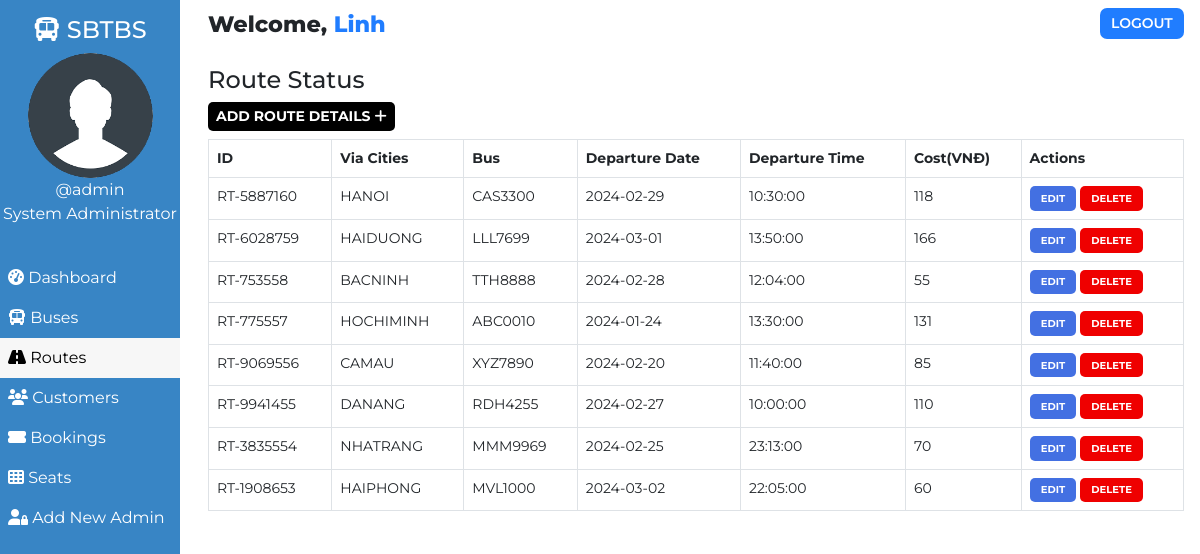
Page /SimpleBusTicket-PHP/SimpleBusTicket-PHP/admin/route.php (signed in) on the committed database.
### tables this page shows
CREATE TABLE `users` (
  `user_id` int(11) NOT NULL,
  `user_fullname` varchar(100) NOT NULL,
  `user_name` varchar(30) NOT NULL,
  `user_password` varchar(255) NOT NULL,
  `user_created` datetime NOT NULL DEFAULT current_timestamp()
);

CREATE TABLE `routes` (
  `id` int(100) NOT NULL,
  `route_id` varchar(255) NOT NULL,
  `bus_no` varchar(155) NOT NULL,
  `route_cities` varchar(255) NOT NULL,
  `route_dep_date` date NOT NULL,
  `route_dep_time` time NOT NULL,
  `route_step_cost` int(100) NOT NULL,
  `route_created` datetime NOT NULL DEFAULT current_timestamp()
);

### SimpleBusTicket-PHP/SimpleBusTicket-PHP/admin/route.php (the view, shortened to what this page needs)
<!DOCTYPE html>
<html lang="en">
<head>
    <link href="https://cdn.jsdelivr.net/npm/bootstrap@5.0.1/dist/css/bootstrap.min.css" rel="stylesheet">
    <?php
        $page="route";
    ?>
</head>
<body>
    <?php require '../assets/partials/_admin-header.php';?>
        <?php
            $resultSql = "SELECT * FROM `routes` ORDER BY route_created DESC";
            $resultSqlResult = mysqli_query($conn, $resultSql);
            if(!mysqli_num_rows($resultSqlResult)){ ?>
                <div class="container mt-4">
                    <div id="noRoutes" class="alert alert-dark " role="alert">
                        <h1 class="alert-heading">No Routes Found!!</h1>
                        <p class="fw-light">Be the first person to add one!</p>
                        <hr>
                        <div id="addRouteAlert" class="alert alert-success" role="alert">
                                Click on <button id="add-button" class="button btn-sm"type="button"data-bs-toggle="modal" data-bs-target="#addModal">ADD <i class="fas fa-plus"></i></button> to add a route!
                        </div>
                    </div>
                </div>
            <?php }
            else { ?>
                <section id="route">
                    <div id="head">
                        <h4>Route Status</h4>
                    </div>
                    <div id="route-results">
                        <div>
                            <button id="add-button" class="button btn-sm"type="button"data-bs-toggle="modal" data-bs-target="#addModal">Add Route Details <i class="fas fa-plus"></i></button>
                        </div>
                        <table class="table table-hover table-bordered">
                            <thead>
                                <th>ID</th>
                                <th>Via Cities</th>
                                <th>Bus</th>
                                <th>Departure Date</th>
                                <th>Departure Time</th>
                                <th>Cost(VNĐ)</th>
                                <th>Actions</th>
                            </thead>
                            <?php
                                while($row = mysqli_fetch_assoc($resultSqlResult))
                                {
                                    $id = $row["id"];
                                    $route_id = $row["route_id"];
                                    $route_cities = $row["route_cities"];
                                    $route_dep_time = $row["route_dep_time"];
                                    $route_dep_date = $row["route_dep_date"];
                                    $route_step_cost = $row["route_step_cost"];
                                    $bus_no = $row["bus_no"];
                                        ?>
                                    <tr>
                                        <td>
                                            <?php
                                                echo $route_id;
                                            ?>
                                        </td>
                                        <td>
                                            <?php
                                                echo $route_cities;
                                            ?>
                                        </td>
                                        <td>
                                            <?php
                                                echo $bus_no;
                                            ?>
                                        </td>
                                        <td>
                                            <?php
                                                echo $route_dep_date;
                                            ?>
                                        </td>
                                        <td>
                                            <?php
                                                echo $route_dep_time;
                                            ?>
                                        </td>
                                        <td>
                                            <?php
                                                echo $route_step_cost;?>
                                        </td>
                                        <td>
                                            <button class="button edit-button " data-link="<?php echo $_SERVER['REQUEST_URI']; ?>" data-id="<?php
                                                echo $id;?>" data-cities="<?php
                                                echo $route_cities;?>" data-cost="<?php
                                                echo $route_step_cost;?>" data-date="<?php
                                                echo $route_dep_date;
                                            ?>" data-time="<?php
                                            echo $route_dep_time;
                                            ?>" data-busno="<?php
                                            echo $bus_no;
                                            ?>"
                                            >Edit</button>
                                            <button class="button delete-button" data-bs-toggle="modal" data-bs-target="#deleteModal" data-id="<?php
                                                echo $id;?>">Delete</button>
                                        </td>
                                    </tr>
                                <?php
                                }
                            ?>
                        </table>
                    </div>
                    </section>
                <?php  }
            ?>
            </div>
    </main>
</body>
</html>

### SimpleBusTicket-PHP/SimpleBusTicket-PHP/assets/partials/_admin-header.php (shortened to what this page needs)
<?php
    $conn = db_connect();
    $user_id = $_SESSION['user_id'];
    $sql = "SELECT * FROM users WHERE user_id = $user_id";
    $result = mysqli_query($conn, $sql);
    if($row = mysqli_fetch_assoc($result))
    {
        $user_fullname = $row["user_fullname"];
        $user_name = $row["user_name"];
    }
?>
    <main id="container">
        <div id="sidebar">
            <h4><i class="fas fa-bus"></i> SBTBS</h4>
            <div>
                <img class="adminDp" src="../assets/img/userav-min.png" height="125px" alt="Admin Profile Pic">
                <p>
                    <?php  echo '@'.$user_name;  ?>
                </p>
                <p>System Administrator</p>
            </div>
            <ul id="options">
                <li class="option <?php if($page=='dashboard'){ echo 'active';}?>">
                    <a href="./dashboard.php">
                    <i class="fas fa-tachometer-alt"></i> Dashboard
                    </a>
                </li>
                <li class="option <?php if($page=='bus'){ echo 'active';}?>">
                    <a href="./bus.php">
                    <i class="fas fa-bus"></i> Buses
                    </a>
                </li>
                <li class="option <?php if($page=='route'){ echo 'active';}?>">
                    <a href="./route.php">
                    <i class="fas fa-road"></i> Routes
                    </a>
                </li>
                <li class="option <?php if($page=='customer'){ echo 'active';}?>">
                    <a href="./customer.php">
                    <i class="fas fa-users"></i> Customers
                    </a>
                </li>
                <li class="option <?php if($page=='booking'){ echo 'active';}?>">
                    <a href="./booking.php">
                    <i class="fas fa-ticket-alt"></i> Bookings
                    </a>
                </li>
                <li class="option <?php if($page=='seat'){ echo 'active';}?>">
                    <a href="./seat.php">
                    <i class="fas fa-th"></i> Seats
                    </a>
                </li>
                <li class="option <?php if($page=='signup'){ echo 'active';}?>">
                    <a href="./signup.php">
                    <i class="fas fa-user-lock"></i> Add New Admin
                    </a>
                </li>
            </ul>
        </div>
        <div id="main-content">
            <section id="welcome">
                <ul>
                    <li class="welcome-item">Welcome,
                        <span id="USER">
                            <?php
                                echo $user_fullname;
                            ?>
                        </span>
                    </li>
                    <li class="welcome-item">
                        <button id="logout" class="btn-sm">
                            <a href="../assets/partials/_logout.php">LOGOUT</a>
                        </button>
                    </li>
                </ul>
            </section>

### SimpleBusTicket-PHP/SimpleBusTicket-PHP/assets/styles/admin.php (style rules this page uses)
body { margin: 0; box-sizing: border-box; font-family: 'Montserrat', sans-serif; background-color: white; }
html { scroll-behavior: smooth; }
*, *::after, *::before { box-sizing: inherit; }
#USER { color: #207DFF; }
.adminDp { border-radius: 50%; }
#welcome { background-color: white; }
#welcome ul { display: flex; justify-content: space-between; list-style-type: none; padding: 0; margin: 0; }
#welcome li { margin: 0 1rem; padding: 0.5rem 0; }
#welcome li:first-child { font-weight: 800; font-size: 1.4rem; }
#logout { padding: 0.3rem 0.7rem; background-color: #207DFF; font-weight: 600; outline: none; border: none; border-radius: 7px; }
#logout a { color: white; text-decoration: none; }
@media only screen and (min-width:1000px) { #sidebar { text-align: center; background-color: #3885c5; color: white; width: 15%; position: fixed; top: 0%; padding-top: 1rem; z-index: 2; height: 100vh; } }
@media only screen and (min-width:1000px) { #sidebar p { margin: 0; } }
@media only screen and (min-width:1000px) { #sidebar ul { margin-top: 2rem; } }
@media only screen and (min-width:1000px) { #options { list-style-type: none; text-align: left; padding-left: 0; } }
@media only screen and (min-width:1000px) { .option a { display: block; padding: 0.5rem; text-decoration: none; color: inherit; } }
@media only screen and (min-width:1000px) { .active { background-color:#f7f7f7; color:black; } }
@media only screen and (min-width:1000px) { #main-content { margin-left: 16%; } }

### SimpleBusTicket-PHP/SimpleBusTicket-PHP/assets/styles/admin-options.php (style rules this page uses)
* { font-family: Montserrat; }
#booking #head, #customer #head, #route #head, #seat #head, #bus #head { padding-top: 1rem; }
#booking, #customer, #route, #bus, #seat { padding: 0 1rem; }
#booking-results > div, #customer-results > div, #route-results > div, #bus-results > div { margin-bottom: 0.5rem; }
#booking-results button, #customer-results button, #route button, #bus-results button { border-radius: 5px; }
.button { border: none; font-weight: bold; text-transform: uppercase; }
#add-button { background-color: black; color: white; }
#route table { width: 100%; }
table { font-size: 14px; }
#bus .edit-button, #bus .delete-button, #route .edit-button, #route .delete-button, #customer .edit-button, #customer .delete-button { padding: 0.3rem 0.7rem; }
table th,td { padding-left: 0.3rem; }
table button { color: white; }
.edit-button { background-color: #4370E2; }
.delete-button { background-color: #EF0000; }
.edit-button, .delete-button { font-size: 10px }

### rows in the picture
users: user_name "admin", user_fullname "Linh"
routes: route "RT-5887160", route_cities "HANOI", bus_no "CAS3300", route_dep_date "2024-02-29", route_dep_time "10:30:00", route_step_cost "118"
routes: route "RT-6028759", route_cities "HAIDUONG", bus_no "LLL7699", route_dep_date "2024-03-01", route_dep_time "13:50:00", route_step_cost "166"
routes: route "RT-753558", route_cities "BACNINH", bus_no "TTH8888", route_dep_date "2024-02-28", route_dep_time "12:04:00", route_step_cost "55"
routes: route "RT-775557", route_cities "HOCHIMINH", bus_no "ABC0010", route_dep_date "2024-01-24", route_dep_time "13:30:00", route_step_cost "131"
routes: route "RT-9069556", route_cities "CAMAU", bus_no "XYZ7890", route_dep_date "2024-02-20", route_dep_time "11:40:00", route_step_cost "85"
routes: route "RT-9941455", route_cities "DANANG", bus_no "RDH4255", route_dep_date "2024-02-27", route_dep_time "10:00:00", route_step_cost "110"
routes: route "RT-3835554", route_cities "NHATRANG", bus_no "MMM9969", route_dep_date "2024-02-25", route_dep_time "23:13:00", route_step_cost "70"
routes: route "RT-1908653", route_cities "HAIPHONG", bus_no "MVL1000", route_dep_date "2024-03-02", route_dep_time "22:05:00", route_step_cost "60"
